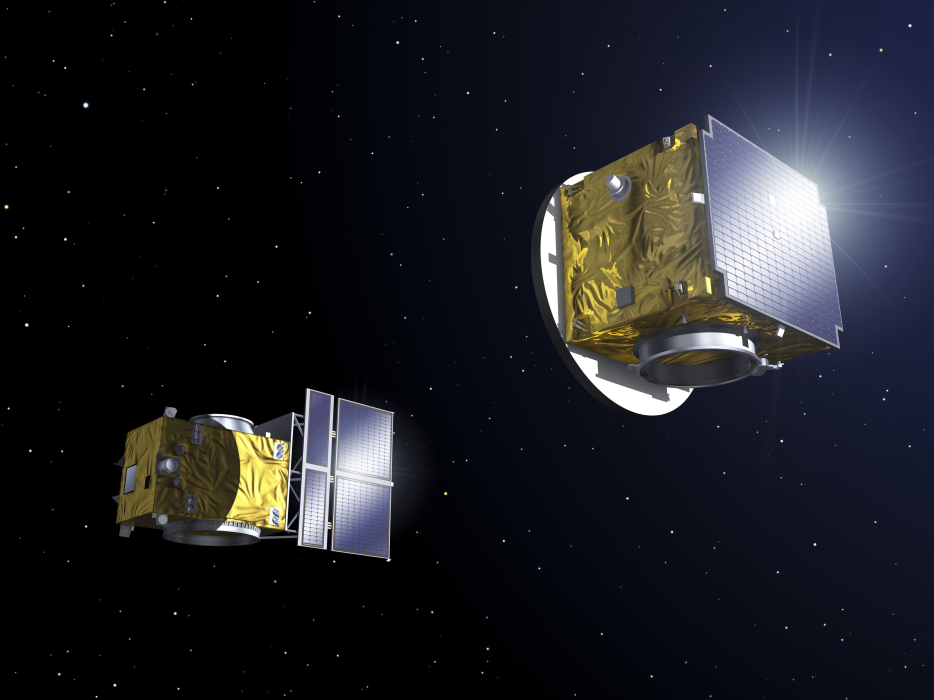
#> input picture python-version/Proba-3_formation-flying.jpg, 4667 x 3500 px (shown at 1/5 size)
$ python test.py
#> lines starting #> are read from the running program, lines starting #| are printed output that depends on the picture
"""
@file hough_lines.py
@brief This program demonstrates line finding with the Hough transform
"""
import sys
import math
import cv2 as cv
import numpy as np


def main(argv):
    ## [load]
    default_file = 'Proba-3_formation-flying.jpg'
    filename = argv[0] if len(argv) > 0 else default_file

    # Loads an image
    src = cv.imread(cv.samples.findFile(filename), cv.IMREAD_GRAYSCALE)
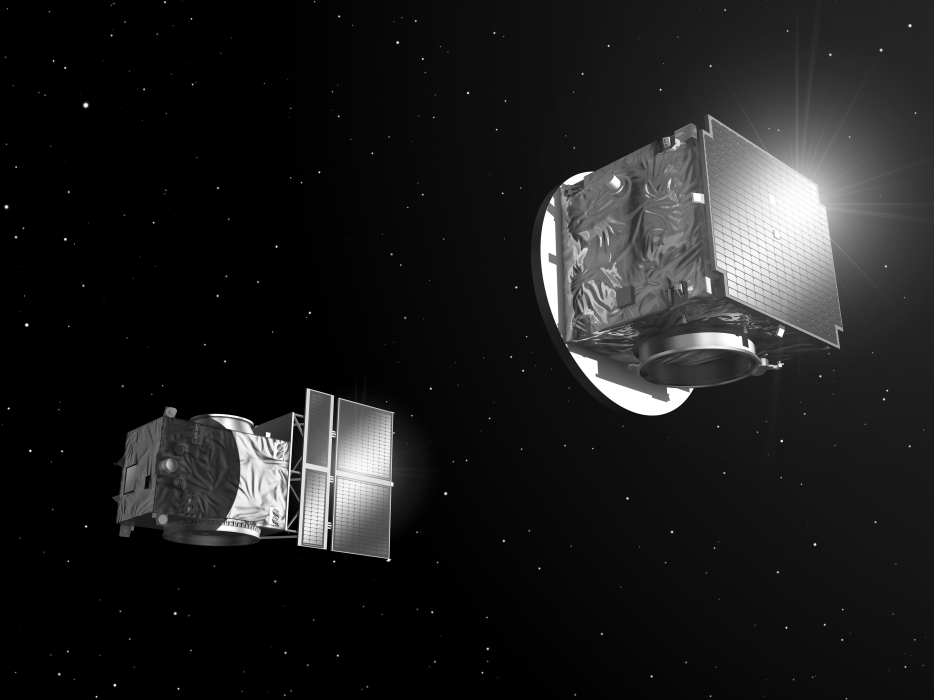
#> src: shape (3500, 4667) (shown at 1/5 size); min 0, max 255, mean 30.4

    # Check if image is loaded fine
    if src is None:
        print('Error opening image!')
        print('Usage: hough_lines.py [image_name -- default ' + default_file + '] \n')
        return -1
    ## [load]

    ## [edge_detection]
    # Edge detection
    dst = cv.Canny(src, 50, 200, None, 3)
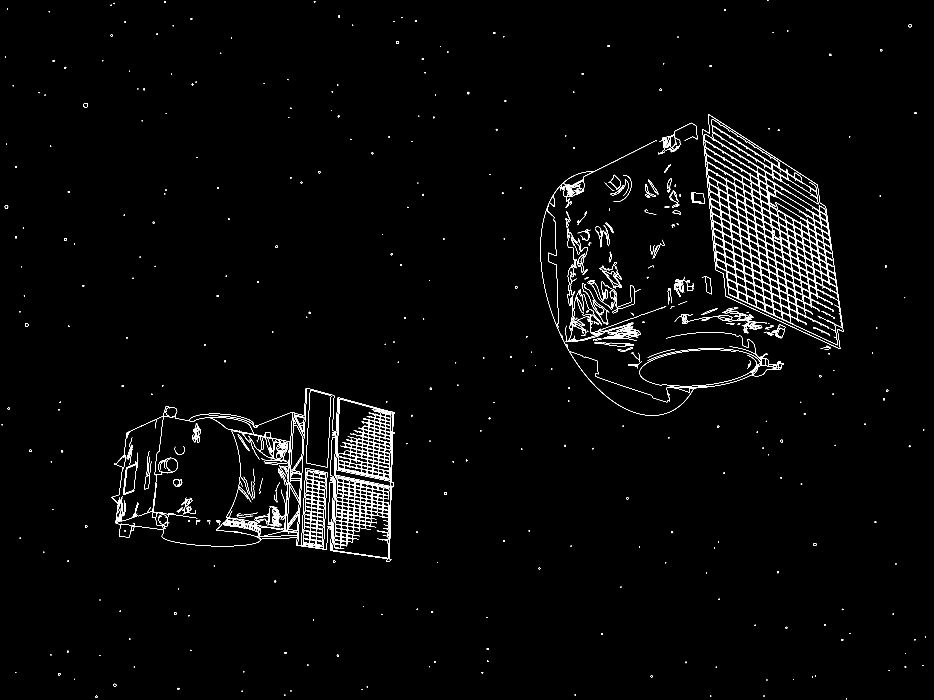
#> dst: shape (3500, 4667) (shown at 1/5 size); 0.99% white in thin lines or dots
    ## [edge_detection]

    # Copy edges to the images that will display the results in BGR
    cdst = cv.cvtColor(dst, cv.COLOR_GRAY2BGR)
#> cdst: shape (3500, 4667, 3); 0.99% white in thin lines or dots
    cdstP = np.copy(cdst)

    ## [hough_lines]
    #  Standard Hough Line Transform
    lines = cv.HoughLines(dst, 1, np.pi / 180, 150, None, 0, 0)
    ## [hough_lines]
    ## [draw_lines]
    # Draw the lines
    if lines is not None:
        for i in range(0, len(lines)):
            rho = lines[i][0][0]
            theta = lines[i][0][1]
            a = math.cos(theta)
            b = math.sin(theta)
            x0 = a * rho
            y0 = b * rho
            pt1 = (int(x0 + 1000 * (-b)), int(y0 + 1000 * (a)))
            pt2 = (int(x0 - 1000 * (-b)), int(y0 - 1000 * (a)))

            cv.line(cdst, pt1, pt2, (0, 0, 255), 3, cv.LINE_AA)
#> this loop made 3467 passes
#> (rho, theta, a, b, x0, y0, pt1, pt2) on passes 1 to 3: (-827, 2.08, -0.485, 0.875, 400.9, -723.3, (-473, -1208), (1275, -238)), (-373, 2.02, -0.438, 0.899, 163.5, -335.3, (-735, -773), (1062, 103)), (-670, 2.06, -0.469, 0.883, 314.5, -591.6, (-568, -1061), (1197, -122))
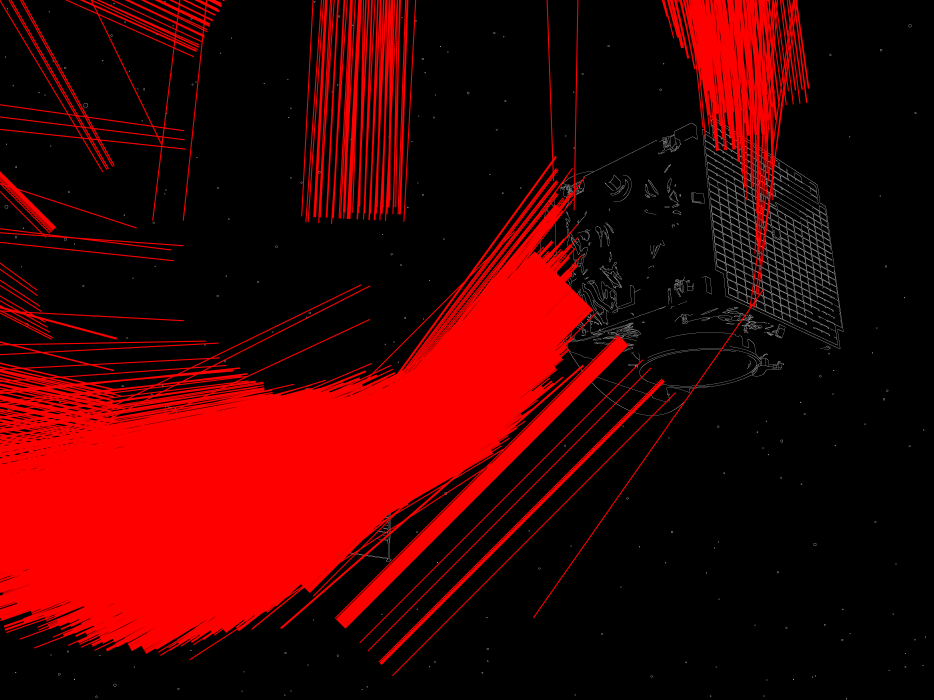
#> cdst: shape (3500, 4667, 3) (shown at 1/5 size); mean B, G, R 1.4, 1.4, 63.8
    ## [draw_lines]

    ## [hough_lines_p]
    # Probabilistic Line Transform
    linesP = cv.HoughLinesP(dst, 1, np.pi / 180, 50, None, 50, 10)
#> linesP = 765 rows, first 6: [3523, 767, 4144, 1140], [3577, 1329, 4064, 1567], [3558, 1136, 4074, 1411], [3743, 1583, 3749, 1644], [3558, 1133, 4145, 1445], [3547, 1020, 4176, 1369]
    ## [hough_lines_p]
    ## [draw_lines_p]
    # Draw the lines
    if linesP is not None:
        for i in range(0, len(linesP)):
            l = linesP[i][0]
            cv.line(cdstP, (l[0], l[1]), (l[2], l[3]), (0, 0, 255), 3, cv.LINE_AA)
#> this loop made 765 passes
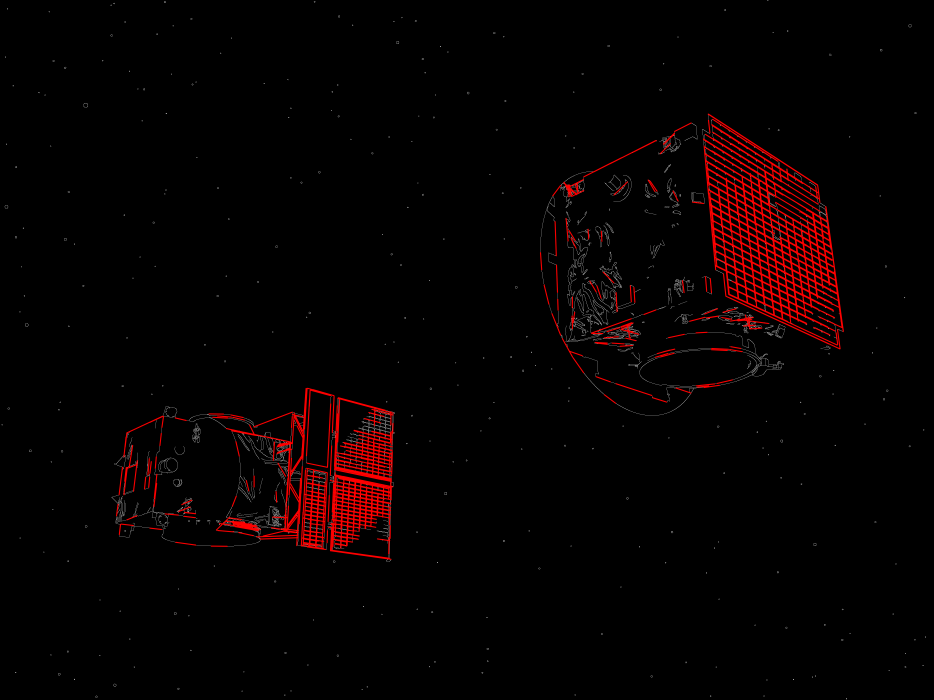
#> cdstP: shape (3500, 4667, 3) (shown at 1/5 size); mean B, G, R 0.9, 0.9, 7.1
    ## [draw_lines_p]
    ## [imshow]
    # Show results
    cv.imshow("Source", ResizeWithAspectRatio(src, width=800))
    # cv.imshow("Detected Lines (in red) - Standard Hough Line Transform", cdst)
    cv.imshow("Detected Lines (in red) - Probabilistic Line Transform", ResizeWithAspectRatio(cdstP, width=800))
    ## [imshow]
    ## [exit]
    # Wait and Exit
    cv.waitKey()
    return 0
    ## [exit]


def ResizeWithAspectRatio(image, width=None, height=None, inter=cv.INTER_AREA):
#> called with width = 800, inter = 3
    dim = None
    (h, w) = image.shape[:2]
#> h = 3500; w = 4667

    if width is None and height is None:
        return image
    if width is None:
        r = height / float(h)
        dim = (int(w * r), height)
    else:
        r = width / float(w)
#> r = 0.171
        dim = (width, int(h * r))
#> dim = (800, 599)

    return cv.resize(image, dim, interpolation=inter)
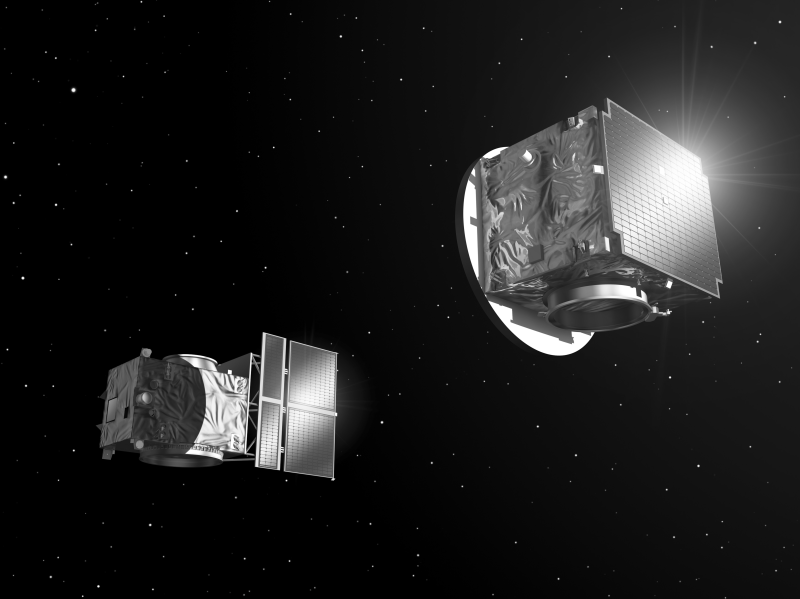
#> returned value: shape (599, 800); min 0, max 255, mean 30.4

if __name__ == "__main__":
    main(sys.argv[1:])
#> call 2 of ResizeWithAspectRatio, with width = 800, inter = 3
#> in ResizeWithAspectRatio (call 2), `return cv.resize(image, dim, interpolation=inter)`:
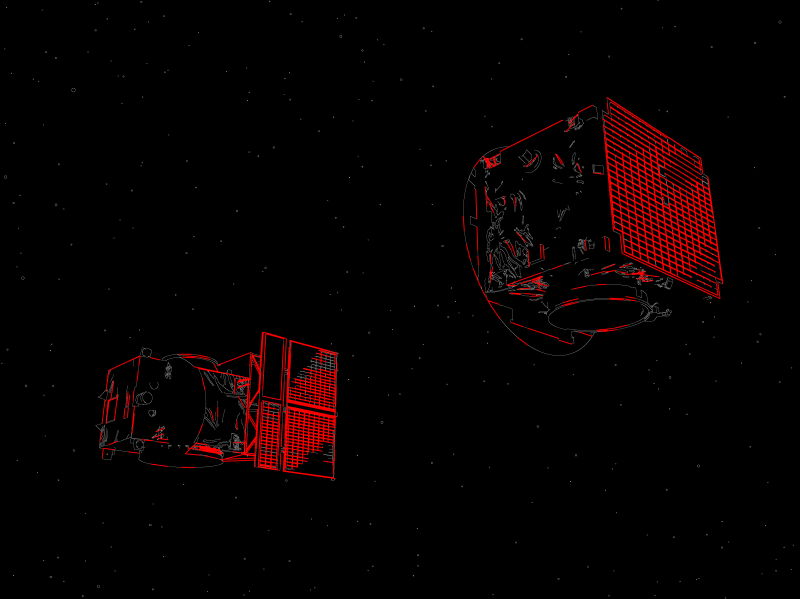
#> returned value: shape (599, 800, 3); mean of channels 0, 1, 2 0.9, 0.9, 7.1; drawn as B, G, R
